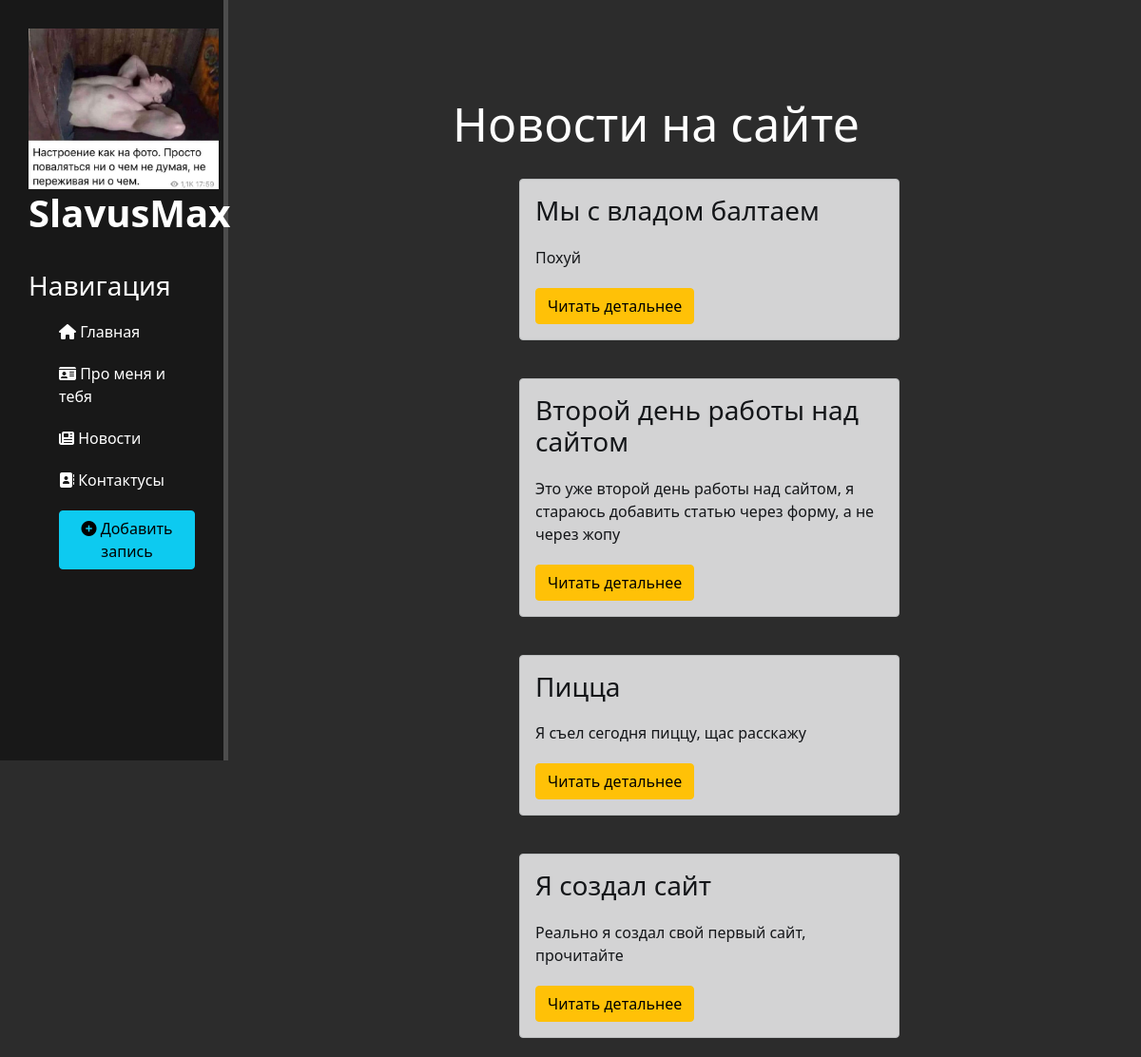
Page /news/ on the committed database.
### news/models.py (models this page shows, shortened)
class Articles(models.Model):
    title = models.CharField('Название', max_length=50, default='')
    anounce = models.CharField('Анонс', max_length=250)
    full_text = models.TextField('Статья')
    date = models.DateTimeField('Дата публикации')
    class Meta:
        verbose_name = 'Новость'
        verbose_name_plural = 'Новости'

### news/views.py (the view)
# urls.py: path('', views.news_home, name='news_home'),
def news_home(request):
    news = Articles.objects.order_by('-date')
    return render(request, 'news/news_home.html', {'news': news})

### news/templates/news/news_home.html (shortened to what this page needs)
{% extends 'main/layout.html' %}
{% block content %}
    <div class="features">
        <h1>Новости на сайте</h1>
        {% if news %}
            {% for i in news %}
                <div class="alert alert-dark">
                    <h3>{{ i.title }}</h3>
                    <p>{{ i.anounce }}</p>
                    <a href="{% url 'news-detail' i.id %}" class="btn btn-warning">Читать детальнее</a>
                </div>
            {% endfor %}
        {% else %}
            <p>У вас нет записей!</p>
        {% endif %}
    </div>
{% endblock %}

### main/templates/main/layout.html (shortened to what this page needs)
{% load static %}
<!doctype html>
<html lang="en">
<head>
    <link rel="stylesheet" href="https://cdn.jsdelivr.net/npm/bootstrap@5.1.3/dist/css/bootstrap.min.css">
    <link rel="stylesheet" href="{% static 'main/css/main.css' %}">
</head>
<body>
    <aside>
        <img src="{% static 'main/img/lol.jpeg' %}" alt="Лого">
        <span class="logo">SlavusMax</span>
        <h3>Навигация</h3>
        <ul>
            <a href="{% url 'home' %}"><li><i class="fa-solid fa-house"></i> Главная</li></a>
            <a href="{% url 'about' %}"><li><i class="fa-solid fa-id-card"></i> Про меня и тебя</li></a>
            <a href="{% url 'news_home' %}"><li><i class="fa-solid fa-newspaper"></i> Новости</li></a>
            <a href=""><li><i class="fa-solid fa-address-book"></i> Контактусы</li></a>
            <a href="{% url 'create' %}"><li><button class="btn btn-info"><i class="fas fa-plus-circle"></i> Добавить запись</button></li></a>
        </ul>
    </aside>
    <main>
        {% block content %}
        {% endblock %}
    </main>
</body>
</html>

### main/static/main/css/main.css (style rules this page uses)
body { background: #2c2c2c; }
aside { float: left; background: #181818; width: 20%; padding: 2.5%; height: 100vh; color: #fff; border-right: 5px solid #4d4d4d; }
aside img { width: 200px; float: left; }
aside .logo { font-size: 40px; font-weight: bold; position: relative; top: -5px; }
aside h3 { margin-top: 25px; font-size: 28px; }
aside ul { list-style: none }
aside ul a { color: #fff; display: block; text-decoration: none; margin-top: 20px; transition: transform .6s ease; }
main .features { float: left; color: #fff; margin-top: 100px; text-align: center; width: 75%; }
main .features h1 { font-size: 50px; }
main .features p { max-width: 400px; margin: 20px auto }
.alert-dark { float: left; clear: both; width: 400px; margin: 20px 34%; text-align: left; }

### rows in the picture
Articles: title "Мы с владом балтаем", anounce "Похуй"
Articles: title "Второй день работы над сайтом", anounce "Это уже второй день работы над сайтом, я стараюсь добавить статью через форму, а не через жопу"
Articles: title "Пицца", anounce "Я съел сегодня пиццу, щас расскажу"
Articles: title "Я создал сайт", anounce "Реально я создал свой первый сайт, прочитайте"
